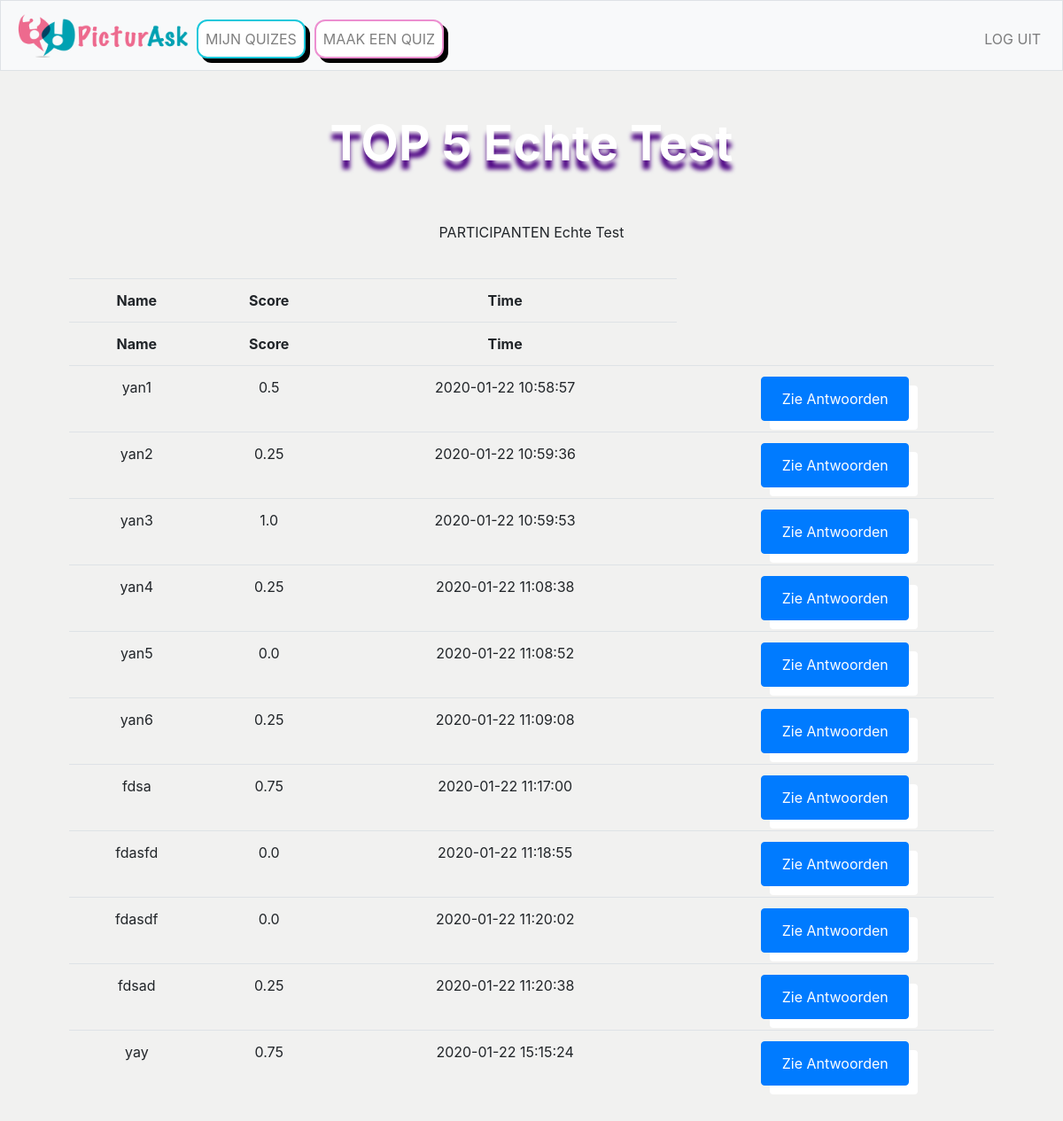
Screenshot of /results/59 (signed in) with the database file from the repository.
### tables this page shows
CREATE TABLE 'quizes' ('quiz_id' integer PRIMARY KEY AUTOINCREMENT NOT NULL,'user_id' integer NOT NULL, 'quiz_titel'  text NOT NULL  , 'date'  timestamp DEFAULT CURRENT_DATE  , 'gif' text);

CREATE TABLE 'participants' ('participant_id' integer PRIMARY KEY AUTOINCREMENT NOT NULL, 'quiz_id' integer NOT NULL, 'name' text NOT NULL, 'score' real, 'time'  timestamp DEFAULT CURRENT_TIMESTAMP  );

### application.py (the view)
@app.route("/results/<quiz_id>", methods=["GET", "POST"])
@login_required
def results(quiz_id):
    quiz_name = db.execute("SELECT quiz_titel FROM quizes WHERE quiz_id = :quiz_id", quiz_id=quiz_id)[0]["quiz_titel"]
    participants_list = []
    for participant in db.execute("SELECT * FROM participants WHERE quiz_id = :quiz", quiz=quiz_id):
        participants_list.append(participant)
    return render_template("results.html", participants_list=participants_list, quiz_name=quiz_name)

### application.py (called while the page is built)
@app.after_request
def after_request(response):
    response.headers["Cache-Control"] = "no-cache, no-store, must-revalidate"
    response.headers["Expires"] = 0
    response.headers["Pragma"] = "no-cache"
    return response

### helpers.py (called while the page is built)
def login_required(f):
    @wraps(f)
    def decorated_function(*args, **kwargs):
        if session.get("user_id") is None:
            return redirect("/login")
        return f(*args, **kwargs)
    return decorated_function

### templates/results.html (shortened to what this page needs)
{% extends "layout.html" %}
{% block main %}
    <form action="/results/{{quiz_id}}" method="post">
        <div class="form-group">
            <table class="table table-hoverable">
                <h1>TOP 5 {{quiz_name}}</h1>
                <tr>
                    <th>Name</th>
                    <th>Score</th>
                    <th>Time</th>
                </tr>
                <br><br>
                <tr>
                    <th>Name</th>
                    <th>Score</th>
                    <th>Time</th>
                </tr>
                {% for part in participants_list %}
                    <tr>
                        <td>{{part["name"]}}</td>
                        <td>{{part["score"]}}</td>
                        <td>{{part["time"]}}</td>
                        <td> <button type="button" class="btn btn-primary" onclick="window.location.href='/antwoord/{{part['participant_id']}}'">Zie Antwoorden</button></td>
                    </tr>
                {% endfor %}
            </table>
        </div>
    </form>
{% endblock %}

### static/styles.css (style rules this page uses)
body { background-color: #F1F1F0; background-repeat: no-repeat; background-size: cover; }
h1 { font-size: 55px; font-weight: bold; text-shadow: 0px 10px 5px indigo; color: white; }
table { margin-top: 40px; }
:root { --button-color: black; --button-background-color: silver; }
button { width:50%; height: 50px; background-color: #1DC690; color: #3D550C; box-shadow: 10px 10px; }

### rows the page displays
quizes: quiz_titel "Echte Test"
participants: name "yan1", score "0.5", time "2020-01-22 10:58:57"
participants: name "yan2", score "0.25", time "2020-01-22 10:59:36"
participants: name "yan3", score "1.0", time "2020-01-22 10:59:53"
participants: name "yan4", score "0.25", time "2020-01-22 11:08:38"
participants: name "yan5", score "0.0", time "2020-01-22 11:08:52"
participants: name "yan6", score "0.25", time "2020-01-22 11:09:08"
participants: name "fdsa", score "0.75", time "2020-01-22 11:17:00"
participants: name "fdasfd", score "0.0", time "2020-01-22 11:18:55"
participants: name "fdasdf", score "0.0", time "2020-01-22 11:20:02"
participants: name "fdsad", score "0.25", time "2020-01-22 11:20:38"
participants: name "yay", score "0.75", time "2020-01-22 15:15:24"
